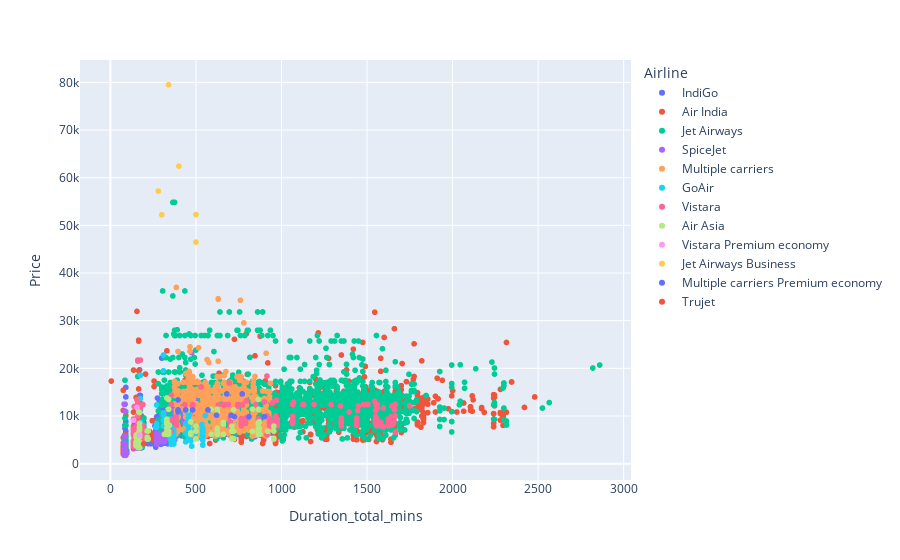

The notebook cell this image was saved under:
### Code cell
px.scatter(data_frame=data,x='Duration_total_mins',y='Price',color='Airline')

### Figure 1 — Plotly figure (JSON) as saved in the notebook; plotly's stock layout.template omitted (floating-point values rounded to 4 significant figures; data arrays with more than 128 entries replaced by an {"elided": "..."} marker saying what was removed)
{"data": [{"hovertemplate": "Airline=IndiGo<br>Duration_total_mins=%{x}<br>Price=%{y}<extra></extra>", "legendgroup": "IndiGo", "marker": {"color": "#636efa", "symbol": "circle"}, "mode": "markers", "name": "IndiGo", "showlegend": true, "type": "scattergl", "x": {"elided": "2053 int values"}, "xaxis": "x", "y": {"elided": "2053 int values"}, "yaxis": "y"}, {"hovertemplate": "Airline=Air India<br>Duration_total_mins=%{x}<br>Price=%{y}<extra></extra>", "legendgroup": "Air India", "marker": {"color": "#EF553B", "symbol": "circle"}, "mode": "markers", "name": "Air India", "showlegend": true, "type": "scattergl", "x": {"elided": "1751 int values"}, "xaxis": "x", "y": {"elided": "1751 int values"}, "yaxis": "y"}, {"hovertemplate": "Airline=Jet Airways<br>Duration_total_mins=%{x}<br>Price=%{y}<extra></extra>", "legendgroup": "Jet Airways", "marker": {"color": "#00cc96", "symbol": "circle"}, "mode": "markers", "name": "Jet Airways", "showlegend": true, "type": "scattergl", "x": {"elided": "3849 int values"}, "xaxis": "x", "y": {"elided": "3849 int values"}, "yaxis": "y"}, {"hovertemplate": "Airline=SpiceJet<br>Duration_total_mins=%{x}<br>Price=%{y}<extra></extra>", "legendgroup": "SpiceJet", "marker": {"color": "#ab63fa", "symbol": "circle"}, "mode": "markers", "name": "SpiceJet", "showlegend": true, "type": "scattergl", "x": {"elided": "818 int values"}, "xaxis": "x", "y": {"elided": "818 int values"}, "yaxis": "y"}, {"hovertemplate": "Airline=Multiple carriers<br>Duration_total_mins=%{x}<br>Price=%{y}<extra></extra>", "legendgroup": "Multiple carriers", "marker": {"color": "#FFA15A", "symbol": "circle"}, "mode": "markers", "name": "Multiple carriers", "showlegend": true, "type": "scattergl", "x": {"elided": "1196 int values"}, "xaxis": "x", "y": {"elided": "1196 int values"}, "yaxis": "y"}, {"hovertemplate": "Airline=GoAir<br>Duration_total_mins=%{x}<br>Price=%{y}<extra></extra>", "legendgroup": "GoAir", "marker": {"color": "#19d3f3", "symbol": "circle"}, "mode": "markers", "name": "GoAir", "showlegend": true, "type": "scattergl", "x": {"elided": "194 int values"}, "xaxis": "x", "y": {"elided": "194 int values"}, "yaxis": "y"}, {"hovertemplate": "Airline=Vistara<br>Duration_total_mins=%{x}<br>Price=%{y}<extra></extra>", "legendgroup": "Vistara", "marker": {"color": "#FF6692", "symbol": "circle"}, "mode": "markers", "name": "Vistara", "showlegend": true, "type": "scattergl", "x": {"elided": "479 int values"}, "xaxis": "x", "y": {"elided": "479 int values"}, "yaxis": "y"}, {"hovertemplate": "Airline=Air Asia<br>Duration_total_mins=%{x}<br>Price=%{y}<extra></extra>", "legendgroup": "Air Asia", "marker": {"color": "#B6E880", "symbol": "circle"}, "mode": "markers", "name": "Air Asia", "showlegend": true, "type": "scattergl", "x": {"elided": "319 int values"}, "xaxis": "x", "y": {"elided": "319 int values"}, "yaxis": "y"}, {"hovertemplate": "Airline=Vistara Premium economy<br>Duration_total_mins=%{x}<br>Price=%{y}<extra></extra>", "legendgroup": "Vistara Premium economy", "marker": {"color": "#FF97FF", "symbol": "circle"}, "mode": "markers", "name": "Vistara Premium economy", "showlegend": true, "type": "scattergl", "x": [155, 135, 170], "xaxis": "x", "y": [11793, 9125, 5969], "yaxis": "y"}, {"hovertemplate": "Airline=Jet Airways Business<br>Duration_total_mins=%{x}<br>Price=%{y}<extra></extra>", "legendgroup": "Jet Airways Business", "marker": {"color": "#FECB52", "symbol": "circle"}, "mode": "markers", "name": "Jet Airways Business", "showlegend": true, "type": "scattergl", "x": [300, 340, 400, 500, 500, 280], "xaxis": "x", "y": [52229, 79512, 62427, 46490, 52285, 57209], "yaxis": "y"}, {"hovertemplate": "Airline=Multiple carriers Premium economy<br>Duration_total_mins=%{x}<br>Price=%{y}<extra></extra>", "legendgroup": "Multiple carriers Premium economy", "marker": {"color": "#636efa", "symbol": "circle"}, "mode": "markers", "name": "Multiple carriers Premium economy", "showlegend": true, "type": "scattergl", "x": [705, 810, 620, 900, 440, 570, 770, 680, 725, 395, 395, 395, 480], "xaxis": "x", "y": [10161, 9845, 10161, 9845, 11269, 11269, 14629, 14629, 9845, 11269, 13369, 10885, 11269], "yaxis": "y"}, {"hovertemplate": "Airline=Trujet<br>Duration_total_mins=%{x}<br>Price=%{y}<extra></extra>", "legendgroup": "Trujet", "marker": {"color": "#EF553B", "symbol": "circle"}, "mode": "markers", "name": "Trujet", "showlegend": true, "type": "scattergl", "x": [195], "xaxis": "x", "y": [4140], "yaxis": "y"}], "layout": {"legend": {"title": {"text": "Airline"}, "tracegroupgap": 0}, "margin": {"t": 60}, "xaxis": {"anchor": "y", "domain": [0, 1], "title": {"text": "Duration_total_mins"}}, "yaxis": {"anchor": "x", "domain": [0, 1], "title": {"text": "Price"}}}}
